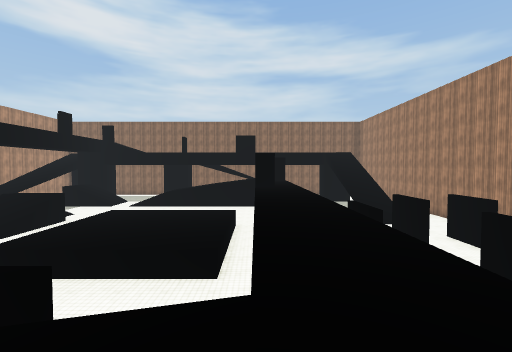
[1] (above)

24 first-person views from a walk through a 3-D level made in the Unity game engine. The camera is 1.3 m above the floor, tilts 2° down and sees 90° across. The floor is counted in squares, 2 m on a side. Each view is taken from the middle of a square. On the plan, view 1 faces up. The plan holds only what a view shows up to about 9 squares ahead; the rest is blank. The place goes on beyond the plan. The player character is not drawn. Surface patterns are stand-ins for the level's own textures.

[2]
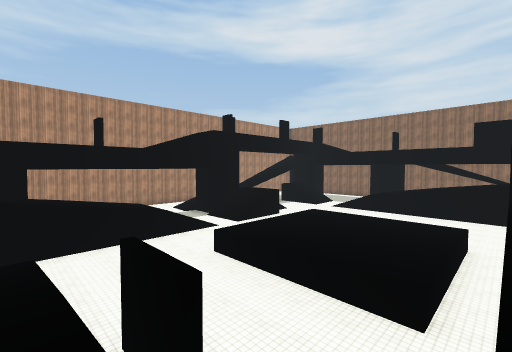

[3]
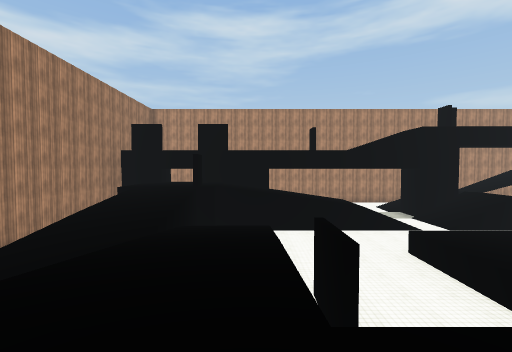

[4]
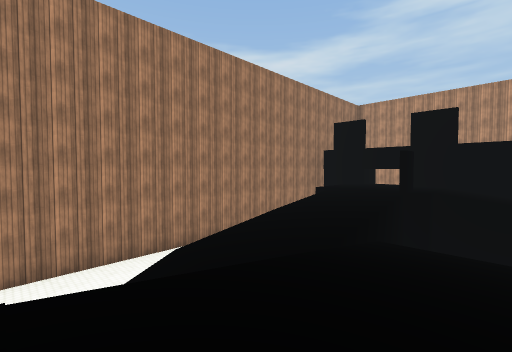

[5]
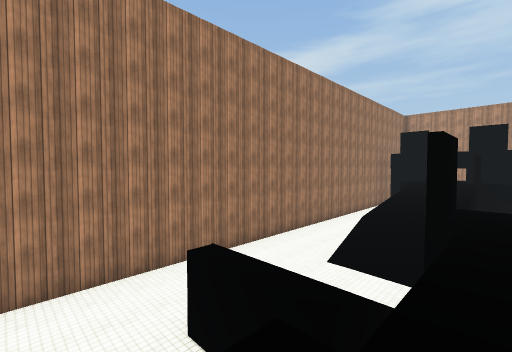

[6]
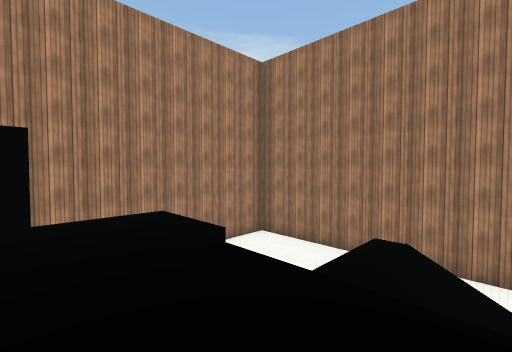

[7]
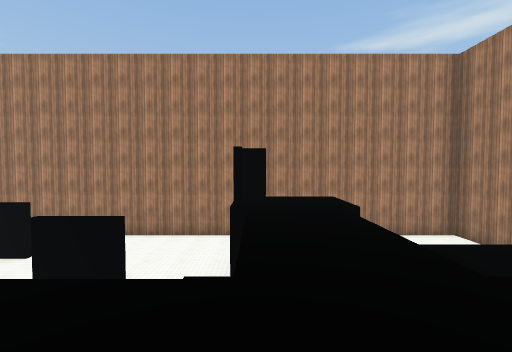

[8]
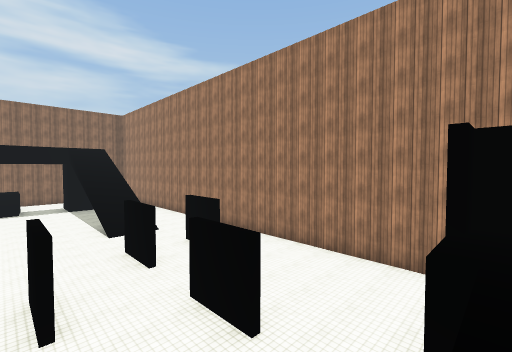

[9]
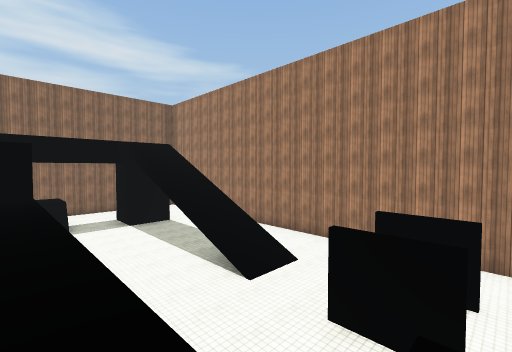

[10]
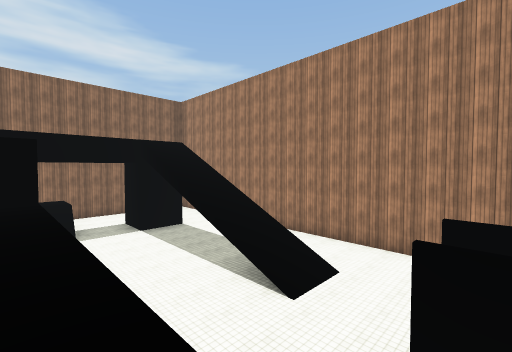

[11]
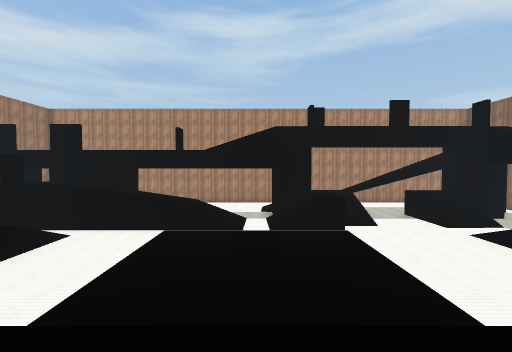

[12]
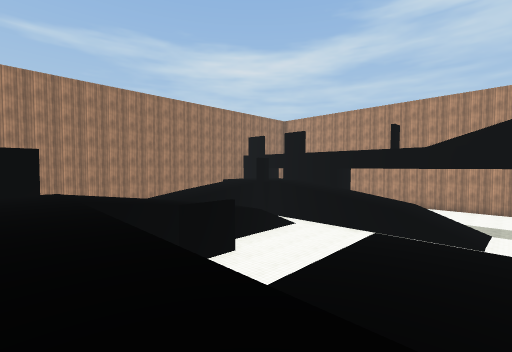

[13]
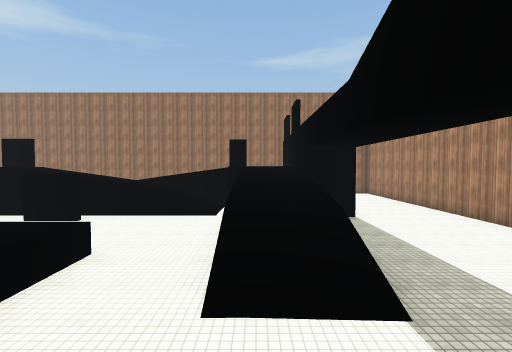

[14]
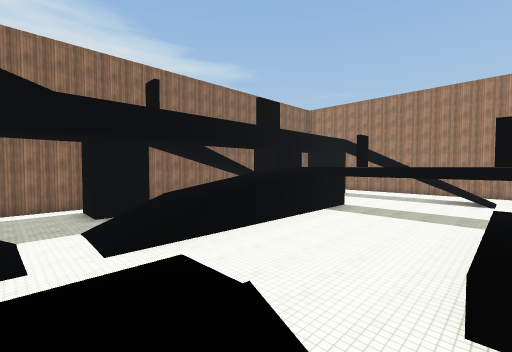

[15]
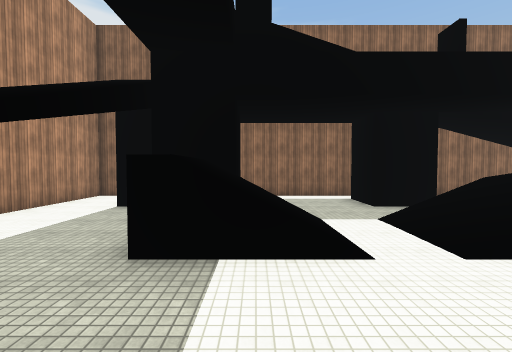

[16]
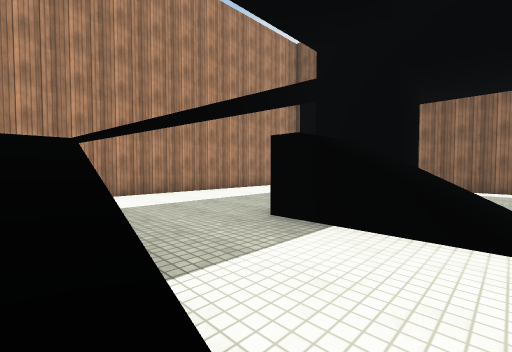

[17]
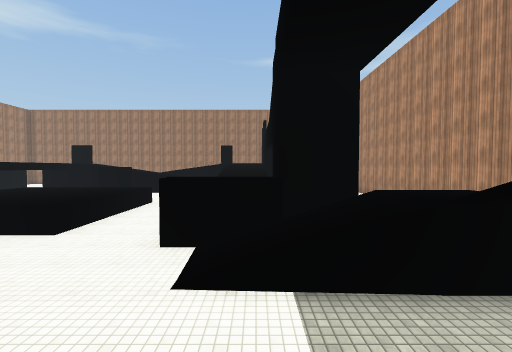

[18]
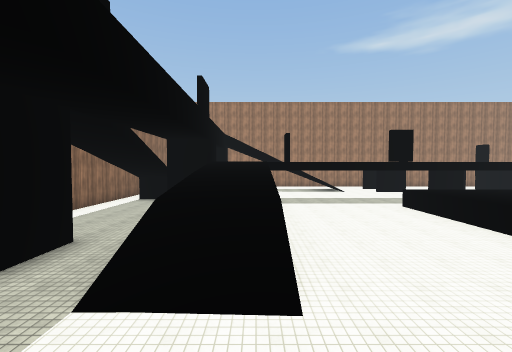

[19]
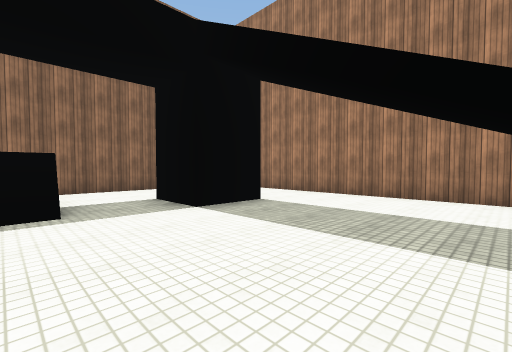

[20]
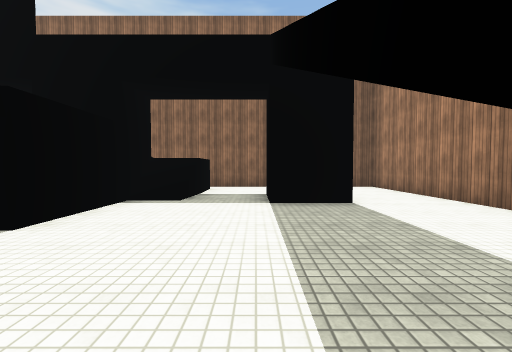

[21]
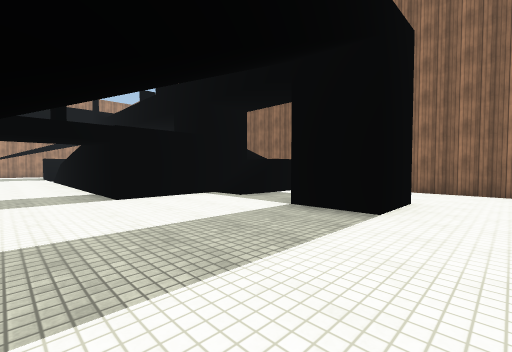

[22]
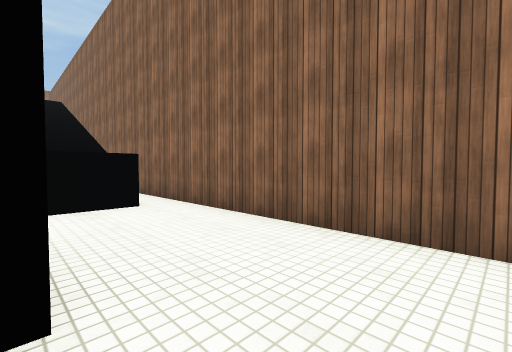

[23]
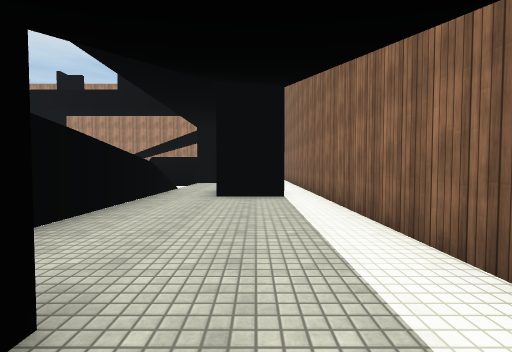

[24]
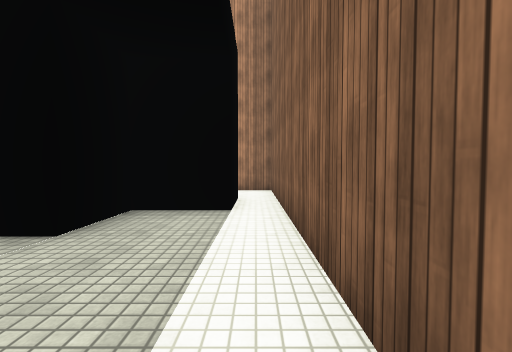

### Floor plan
Key: @ floor where view 1 was taken; # wall or solid block; . main floor; : floor 1.75 m higher than the main floor; + floor 3 m higher than the main floor; / step, stairs or slope; ^ raised ledge; v drop or lower ground.
Columns run from 15 left of view 1 to 8 right of it. Each row starts with its distance up from view 1.
 20 ########################
 19 #......................#
 18 #..  ....##...../:.....#
 17 #..###...##....##/..#..#
 16 #.... .........##/..#..#
 15 #....  /.//////+ ......#
 14 #....///.//////+ ......#
 13 #..............+#......#
 12 # .............++.../..#
 11      //........+ ..///.#
 10        #.......+ ..///.#
  9       //..^^^^^ +......#
  8 #     //..^^^^^v+......#
  7 #   ......^^^^^++..#.#.#
  6 #   ..//..^^^^^++ .....#
  5 #  ...//..^^^^^+ #.....#
  4 # ....//.......+  .#...#
  3 #.....//......     ....#
  2 #.....//....##.     ...#
  1 #...##//.//////++/   #
  0 #... #//.//////@+   +
 -1      #++#///////#
 -2      #+++////////      #
 -3       ++///////// /....#
 -4            ............#
 -5             ...........#
 -6        #################

Where each view was taken, in squares from view 1:
view 1: 0 up, 0 right, facing up
view 2: 1 up, 0 right, facing up-left
view 3: 1 up, 1 right, facing left
view 4: 1 up, 0 right, facing down-left
view 5: 0 up, 5 right, facing down-left
view 6: 1 up, 2 right, facing down-right
view 7: 1 up, 0 right, facing right
view 8: 1 up, 2 right, facing up-right
view 9: 6 up, 1 right, facing up-right
view 10: 7 up, 1 right, facing up-right
view 11: 7 up, 1 right, facing left
view 12: 7 up, 1 right, facing down-left
view 13: 9 up, 8 left, facing down
view 14: 9 up, 8 left, facing up-right
view 15: 11 up, 9 left, facing up
view 16: 11 up, 8 left, facing up-left
view 17: 14 up, 9 left, facing down
view 18: 14 up, 9 left, facing right
view 19: 12 up, 2 right, facing up-right
view 20: 11 up, 4 right, facing up
view 21: 12 up, 7 right, facing up-left
view 22: 17 up, 7 right, facing up-left
view 23: 18 up, 1 right, facing left
view 24: 19 up, 7 left, facing left
